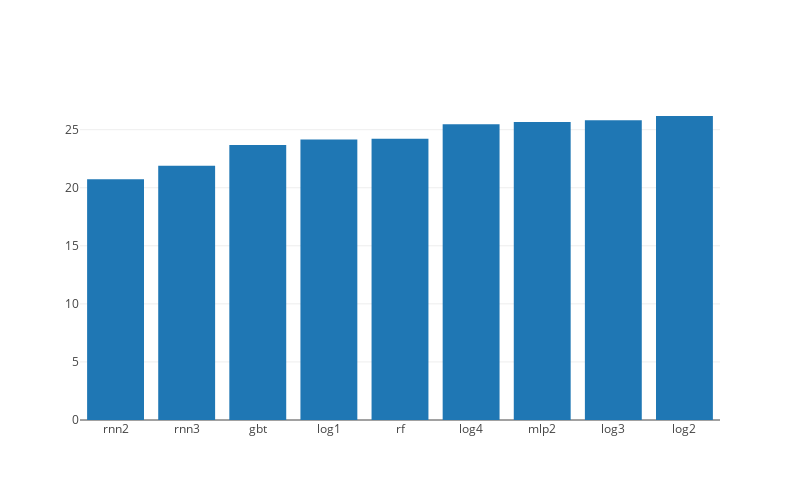

The notebook cell saved with this chart:
### Markdown cell above
##### Mean absolute errors of top 10 models

### Code cell
trace1=go.Bar(
    y=errors3.sort_values().values[0:9],
    x=errors3.sort_values().index[0:9]
)

layout=go.Layout(
    #title='MAPE errors',
    autosize=False,
    width=800,
    height=500,
)

data=[trace1]
fig=go.Figure(data=data, layout=layout)

iplot(fig,'plot5', link_text='')

### Figure 1 — Plotly figure (JSON) as saved in the notebook; plotly's stock layout.template omitted (floating-point values rounded to 4 significant figures)
{"data": [{"type": "bar", "x": ["rnn2", "rnn3", "gbt", "log1", "rf", "log4", "mlp2", "log3", "log2"], "y": [20.74, 21.9, 23.67, 24.15, 24.23, 25.47, 25.66, 25.82, 26.18]}], "layout": {"autosize": false, "height": 500, "width": 800}}
